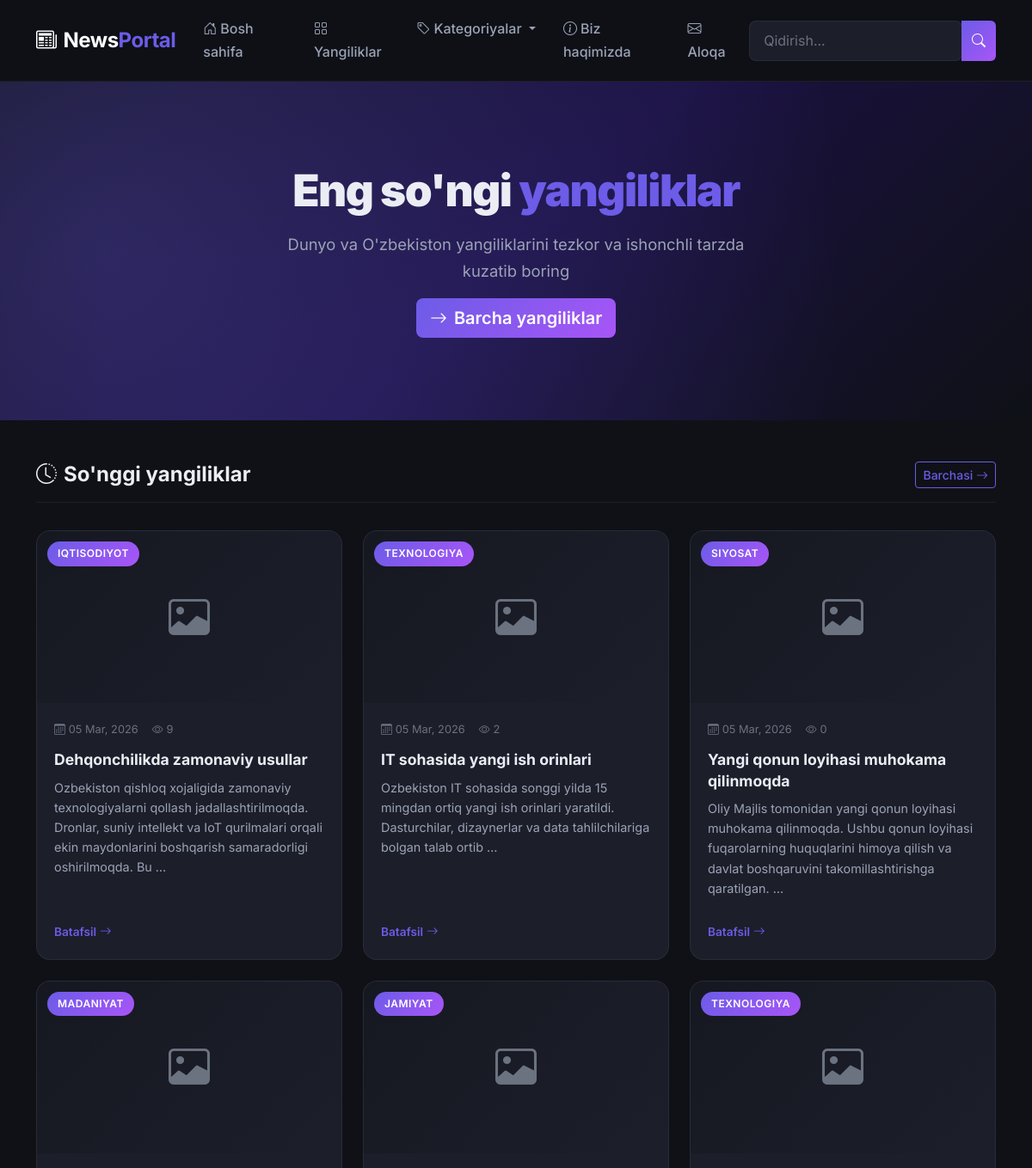
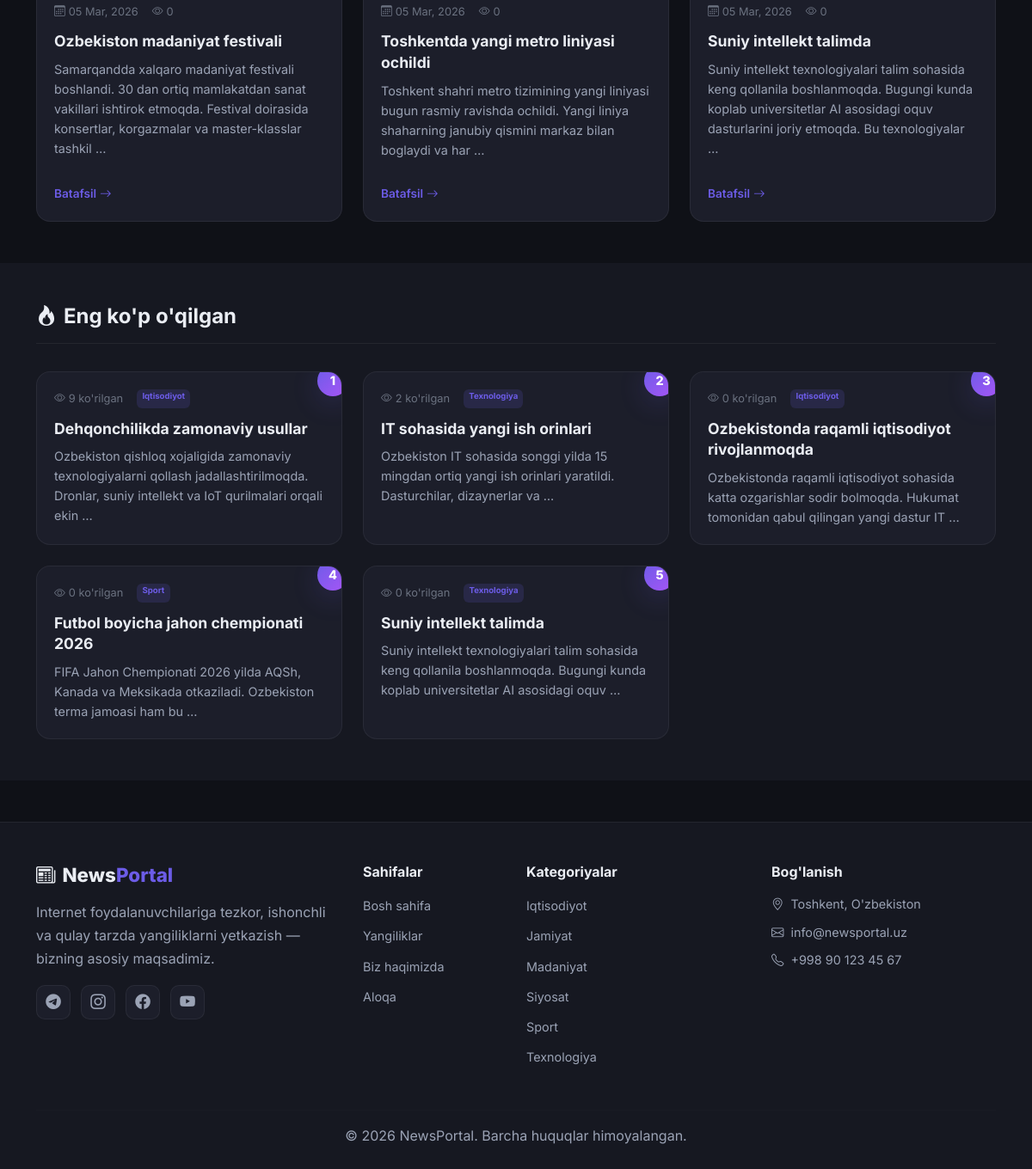
The page / on the database its author committed (2 pictures, top to bottom).
### news/models.py (models this page shows, shortened)
class Post(models.Model):
    STATUS_CHOICES = (
        ('draft', 'Qoralama'),
        ('published', 'Nashr qilingan'),
    )
    title = models.CharField(max_length=300)
    slug = models.SlugField(max_length=300, unique_for_date='publish')
    body = models.TextField()
    image = models.ImageField(upload_to='posts/%Y/%m/%d/', blank=True, null=True)
    author = models.ForeignKey(User, on_delete=models.CASCADE, related_name='news_posts')
    category = models.ForeignKey(Category, on_delete=models.SET_NULL, null=True, blank=True, related_name='posts')
    tags = models.CharField(max_length=500, blank=True, help_text="Vergul bilan ajrating: sport, texnologiya, ilm-fan")
    status = models.CharField(max_length=10, choices=STATUS_CHOICES, default='draft')
    publish = models.DateTimeField(default=timezone.now)
    created = models.DateTimeField(auto_now_add=True)
    updated = models.DateTimeField(auto_now=True)
    views_count = models.PositiveIntegerField(default=0)
    class Meta:
        ordering = ['-publish']
    def get_absolute_url(self):
        return reverse('news:post_detail', args=[self.slug])

class Category(models.Model):
    name = models.CharField(max_length=200)
    slug = models.SlugField(max_length=200, unique=True)
    class Meta:
        ordering = ['name']
        verbose_name_plural = 'categories'
    def get_absolute_url(self):
        return reverse('news:category', args=[self.slug])

### news/views.py (the view)
# urls.py: path('', views.home, name='home'),
def home(request):
    latest_posts = Post.objects.filter(status='published')[:6]
    most_read = Post.objects.filter(status='published').order_by('-views_count')[:5]
    return render(request, 'news/home.html', {
        'latest_posts': latest_posts,
        'most_read': most_read,
    })

### news/context_processors.py (called while the page is built)
def categories_processor(request):
    return {
        'all_categories': Category.objects.all(),
    }

### news/templates/news/home.html (shortened to what this page needs)
{% extends "news/base.html" %}
{% load static %}
{% block content %}
<section class="hero-section">
    <div class="container">
        <div class="hero-content text-center">
            <h1 class="hero-title">Eng so'ngi <span class="text-accent">yangiliklar</span></h1>
            <p class="hero-subtitle">Dunyo va O'zbekiston yangiliklarini tezkor va ishonchli tarzda kuzatib boring</p>
            <a href="{% url 'news:post_list' %}" class="btn btn-accent btn-lg mt-3">
                <i class="bi bi-arrow-right me-2"></i>Barcha yangiliklar
            </a>
        </div>
    </div>
</section>
<section class="py-5">
    <div class="container">
        <div class="section-header">
            <h2><i class="bi bi-clock-history me-2"></i>So'nggi yangiliklar</h2>
            <a href="{% url 'news:post_list' %}" class="btn btn-outline-accent btn-sm">Barchasi <i
                    class="bi bi-arrow-right"></i></a>
        </div>
        <div class="row g-4">
            {% for post in latest_posts %}
            <div class="col-lg-4 col-md-6">
                <article class="news-card">
                    <div class="news-card-img">
                        {% if post.image %}
                        <img src="{{ post.image.url }}" alt="{{ post.title }}">
                        {% else %}
                        <div class="placeholder-img"><i class="bi bi-image"></i></div>
                        {% endif %}
                        {% if post.category %}
                        <span class="card-category">{{ post.category.name }}</span>
                        {% endif %}
                    </div>
                    <div class="news-card-body">
                        <div class="card-meta">
                            <span><i class="bi bi-calendar3 me-1"></i>{{ post.publish|date:"d M, Y" }}</span>
                            <span><i class="bi bi-eye me-1"></i>{{ post.views_count }}</span>
                        </div>
                        <h3 class="card-title">
                            <a href="{{ post.get_absolute_url }}">{{ post.title }}</a>
                        </h3>
                        <p class="card-text">{{ post.body|truncatewords:20 }}</p>
                        <a href="{{ post.get_absolute_url }}" class="read-more">
                            Batafsil <i class="bi bi-arrow-right"></i>
                        </a>
                    </div>
                </article>
            </div>
            {% endfor %}
        </div>
    </div>
</section>
{% if most_read %}
<section class="py-5 most-read-section">
    <div class="container">
        <div class="section-header">
            <h2><i class="bi bi-fire me-2"></i>Eng ko'p o'qilgan</h2>
        </div>
        <div class="row g-4">
            {% for post in most_read %}
            <div class="col-lg-4 col-md-6">
                <article class="news-card most-read-card">
                    <div class="news-card-body">
                        <span class="rank-badge">{{ forloop.counter }}</span>
                        <div class="card-meta">
                            <span><i class="bi bi-eye me-1"></i>{{ post.views_count }} ko'rilgan</span>
                            {% if post.category %}
                            <span class="badge bg-accent-subtle">{{ post.category.name }}</span>
                            {% endif %}
                        </div>
                        <h3 class="card-title">
                            <a href="{{ post.get_absolute_url }}">{{ post.title }}</a>
                        </h3>
                        <p class="card-text">{{ post.body|truncatewords:15 }}</p>
                    </div>
                </article>
            </div>
            {% endfor %}
        </div>
    </div>
</section>
{% endif %}
{% endblock %}

### news/templates/news/base.html (shortened to what this page needs)
{% load static %}
<!DOCTYPE html>
<html lang="uz">
<head>
    <link href="https://cdn.jsdelivr.net/npm/bootstrap@5.3.3/dist/css/bootstrap.min.css" rel="stylesheet">
    <link href="https://cdn.jsdelivr.net/npm/bootstrap-icons@1.11.3/font/bootstrap-icons.css" rel="stylesheet">
    <link rel="stylesheet" href="{% static 'news/css/style.css' %}">
</head>
<body>
    <nav class="navbar navbar-expand-lg navbar-dark sticky-top" id="main-navbar">
        <div class="container">
            <a class="navbar-brand fw-bold" href="{% url 'news:home' %}">
                <i class="bi bi-newspaper me-2"></i>News<span class="text-accent">Portal</span>
            </a>
            <div class="collapse navbar-collapse" id="navbarNav">
                <ul class="navbar-nav me-auto">
                    <li class="nav-item">
                        <a class="nav-link" href="{% url 'news:home' %}"><i class="bi bi-house-door me-1"></i>Bosh sahifa</a>
                    </li>
                    <li class="nav-item">
                        <a class="nav-link" href="{% url 'news:post_list' %}"><i class="bi bi-grid me-1"></i>Yangiliklar</a>
                    </li>
                    <li class="nav-item dropdown">
                        <a class="nav-link dropdown-toggle" href="#" role="button" data-bs-toggle="dropdown">
                            <i class="bi bi-tag me-1"></i>Kategoriyalar
                        </a>
                    </li>
                    <li class="nav-item">
                        <a class="nav-link" href="{% url 'news:about' %}"><i class="bi bi-info-circle me-1"></i>Biz haqimizda</a>
                    </li>
                    <li class="nav-item">
                        <a class="nav-link" href="{% url 'news:contact' %}"><i class="bi bi-envelope me-1"></i>Aloqa</a>
                    </li>
                </ul>
                <form class="d-flex" action="{% url 'news:post_search' %}" method="get" id="search-form">
                    <div class="input-group">
                        <input class="form-control search-input" type="search" name="query" placeholder="Qidirish..." aria-label="Qidirish">
                        <button class="btn btn-accent" type="submit"><i class="bi bi-search"></i></button>
                    </div>
                </form>
            </div>
        </div>
    </nav>
    <main class="main-content">
        {% block content %}{% endblock %}
    </main>
    <footer class="site-footer">
        <div class="container">
            <div class="row g-4">
                <div class="col-lg-4 col-md-6">
                    <h5 class="footer-brand"><i class="bi bi-newspaper me-2"></i>News<span class="text-accent">Portal</span></h5>
                    <p class="text-muted-light">Internet foydalanuvchilariga tezkor, ishonchli va qulay tarzda yangiliklarni yetkazish — bizning asosiy maqsadimiz.</p>
                    <div class="social-links">
                        <a href="#"><i class="bi bi-telegram"></i></a>
                        <a href="#"><i class="bi bi-instagram"></i></a>
                        <a href="#"><i class="bi bi-facebook"></i></a>
                        <a href="#"><i class="bi bi-youtube"></i></a>
                    </div>
                </div>
                <div class="col-lg-2 col-md-6">
                    <h6 class="footer-title">Sahifalar</h6>
                    <ul class="footer-links">
                        <li><a href="{% url 'news:home' %}">Bosh sahifa</a></li>
                        <li><a href="{% url 'news:post_list' %}">Yangiliklar</a></li>
                        <li><a href="{% url 'news:about' %}">Biz haqimizda</a></li>
                        <li><a href="{% url 'news:contact' %}">Aloqa</a></li>
                    </ul>
                </div>
                <div class="col-lg-3 col-md-6">
                    <h6 class="footer-title">Kategoriyalar</h6>
                    <ul class="footer-links">
                        {% for cat in all_categories %}
                        <li><a href="{{ cat.get_absolute_url }}">{{ cat.name }}</a></li>
                        {% empty %}
                        <li><span class="text-muted-light">Hali kategoriya yo'q</span></li>
                        {% endfor %}
                    </ul>
                </div>
                <div class="col-lg-3 col-md-6">
                    <h6 class="footer-title">Bog'lanish</h6>
                    <ul class="footer-contact">
                        <li><i class="bi bi-geo-alt me-2"></i>Toshkent, O'zbekiston</li>
                        <li><i class="bi bi-envelope me-2"></i>info@newsportal.uz</li>
                        <li><i class="bi bi-telephone me-2"></i>+998 90 123 45 67</li>
                    </ul>
                </div>
            </div>
            <hr class="footer-divider">
            <div class="text-center">
                <p class="mb-0 text-muted-light">&copy; 2026 NewsPortal. Barcha huquqlar himoyalangan.</p>
            </div>
        </div>
    </footer>
</body>
</html>

### rows shown on the page
Post: category.name "IQTISODIYOT", publish "05 Mar, 2026", views_count "9", title "Dehqonchilikda zamonaviy usullar", body "Ozbekiston qishloq xojaligida zamonaviy texnologiyalarni qollash jadallashtirilmoqda. Dronlar, suniy intellekt va IoT qurilmalari orqali ekin maydonlarini boshqarish samaradorligi oshirilmoqda. Bu …", category.name "Iqtisodiyot", body "Ozbekiston qishloq xojaligida zamonaviy texnologiyalarni qollash jadallashtirilmoqda. Dronlar, suniy intellekt va IoT qurilmalari orqali ekin …"
Post: category.name "TEXNOLOGIYA", publish "05 Mar, 2026", views_count "2", title "IT sohasida yangi ish orinlari", body "Ozbekiston IT sohasida songgi yilda 15 mingdan ortiq yangi ish orinlari yaratildi. Dasturchilar, dizaynerlar va data tahlilchilariga bolgan talab ortib …", category.name "Texnologiya", body "Ozbekiston IT sohasida songgi yilda 15 mingdan ortiq yangi ish orinlari yaratildi. Dasturchilar, dizaynerlar va …"
Post: category.name "SIYOSAT", publish "05 Mar, 2026", views_count "0", title "Yangi qonun loyihasi muhokama qilinmoqda", body "Oliy Majlis tomonidan yangi qonun loyihasi muhokama qilinmoqda. Ushbu qonun loyihasi fuqarolarning huquqlarini himoya qilish va davlat boshqaruvini takomillashtirishga qaratilgan. …"
Post: category.name "MADANIYAT", publish "05 Mar, 2026", views_count "0", title "Ozbekiston madaniyat festivali", body "Samarqandda xalqaro madaniyat festivali boshlandi. 30 dan ortiq mamlakatdan sanat vakillari ishtirok etmoqda. Festival doirasida konsertlar, korgazmalar va master-klasslar tashkil …"
Post: category.name "JAMIYAT", publish "05 Mar, 2026", views_count "0", title "Toshkentda yangi metro liniyasi ochildi", body "Toshkent shahri metro tizimining yangi liniyasi bugun rasmiy ravishda ochildi. Yangi liniya shaharning janubiy qismini markaz bilan boglaydi va har …"
Post: category.name "TEXNOLOGIYA", publish "05 Mar, 2026", views_count "0", title "Suniy intellekt talimda", body "Suniy intellekt texnologiyalari talim sohasida keng qollanila boshlanmoqda. Bugungi kunda koplab universitetlar AI asosidagi oquv dasturlarini joriy etmoqda. Bu texnologiyalar …", category.name "Texnologiya", body "Suniy intellekt texnologiyalari talim sohasida keng qollanila boshlanmoqda. Bugungi kunda koplab universitetlar AI asosidagi oquv …"
Post: views_count "0", category.name "Iqtisodiyot", title "Ozbekistonda raqamli iqtisodiyot rivojlanmoqda", body "Ozbekistonda raqamli iqtisodiyot sohasida katta ozgarishlar sodir bolmoqda. Hukumat tomonidan qabul qilingan yangi dastur IT …"
Post: views_count "0", category.name "Sport", title "Futbol boyicha jahon chempionati 2026", body "FIFA Jahon Chempionati 2026 yilda AQSh, Kanada va Meksikada otkaziladi. Ozbekiston terma jamoasi ham bu …"
Category: name "Iqtisodiyot"
Category: name "Jamiyat"
Category: name "Madaniyat"
Category: name "Siyosat"
Category: name "Sport"
Category: name "Texnologiya"
